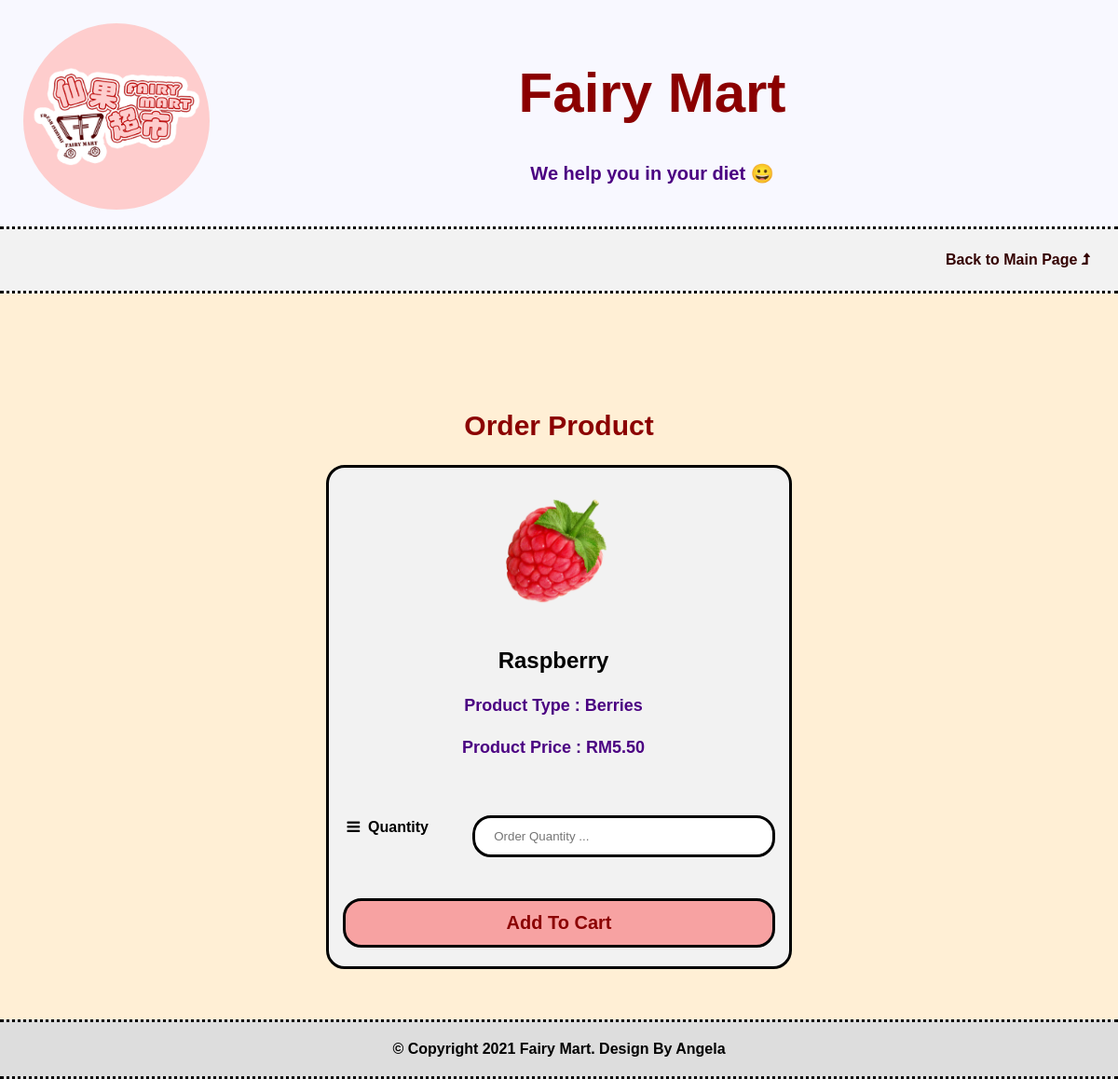
The app's page /php/user/order.php?prid=45 with its own data.
### tables this page shows
CREATE TABLE `tbl_products` (
  `prid` int(11) NOT NULL,
  `primage` varchar(100) NOT NULL,
  `prname` varchar(100) NOT NULL,
  `prtype` varchar(100) NOT NULL,
  `prprice` varchar(100) NOT NULL,
  `prqty` int(11) NOT NULL,
  `datecreated` date NOT NULL DEFAULT current_timestamp()
);

### php/user/order.php (the view, shortened to what this page needs)
<!DOCTYPE html>
<html>
<head>
	<link rel="stylesheet" href="https://cdnjs.cloudflare.com/ajax/libs/font-awesome/4.7.0/css/font-awesome.min.css">
	<link rel="stylesheet" href="/263547_project_fairy_mart/css/style1.css">
</head>
<body>
	<div class="header">
		<img src="/263547_project_fairy_mart/images/fairy_mart_logo.png" />
		<h1>Fairy Mart</h1>
		<p>We help you in your diet &#128512; </p>
	</div>
	<div class="navbar">
        <a href="/263547_project_fairy_mart/php/user/main_page.php" class="right">Back to Main Page <i class="fa fa-level-up"></i></a>
	</div>
	<div class="main">
		<h2>Order Product</h2>
		<div class="container">
			<?php
				$prid=$_GET['prid'];
				$conn = mysqli_connect("localhost","doubleks_fairy_martadmin","E8OMX979P9") or die("Unable to connect");
				mysqli_select_db($conn,"doubleks_fairy_mart");
				$sql ="SELECT * FROM tbl_products WHERE prid=".$prid++;
                $result = mysqli_query($conn,$sql);
                    if($result ==true){
					    $row= mysqli_fetch_assoc($result);
				}
			?>
            <form name="orderForm" action="/263547_project_fairy_mart/php/user/order.php" onsubmit="return validateOrderForm()" method="post" enctype="multipart/form-data">
                <div class="row" align="center">
                    <div class="left">
                        <img src = "/263547_project_fairy_mart/images/<?php echo $row['primage'];?>" height=30% width=30%/>
                    </div>
               </div>
               <br>
                <div class="row">
                    <div class="row" style="text-align:center; font-size:24px">
                        <label for="prname" ><b><?php echo $row['prname']; ?></b></label>
                    </div>
               </div>
                <div class="row">
                    <div class="row" style="text-align:center; font-size:18px; color:indigo" >
                        <label for="prtype">Product Type : <?php echo $row['prtype'];?></label>
                    </div>
                </div>
                <div class="row">
                    <div class="row" style="text-align:center; font-size:18px; color:indigo">
                        <label for="prprice"><b>Product Price : RM<?php echo $row['prprice'];?></b></label>
                    </div>
                </div>
                <br><br>
                <div class="row">
				    <div class="col-25">
					    &nbsp<i class="fa fa-bars"></i>&nbsp
					    <label for="qty">Quantity</label>
				    </div>
				    <div class="col-75">
                        <input type="number" id="idqty" name="qty" placeholder="Order Quantity ..."min="1" max="<?php echo $row['prqty'];?>">
				    </div>
			    </div>
                <input type="hidden" name="prid" value="<?php echo $row["prid"]; ?>"/><br>
                <br>
                <div class="row">
                    <div><input type="submit" name="order" value="Add To Cart"></div>
                </div>
            </form>
        </div>
    </div>
    <br>
    <div class="footer">
		<footer>&copy; Copyright 2021 Fairy Mart. Design By Angela</footer>
	</div>
</body>
</html>

### css/style1.css (style rules this page uses)
* { box-sizing: border-box; }
body { font-family: Arial, Helvetica, sans-serif; margin: auto; }
.header { padding: 25px; text-align: center; background: GhostWhite; color: darkred; }
.header img { width: 200px; height: auto; max-width: 200px; border-radius: 50%; float: left; padding-bottom: 10px; }
.header h1 { position: center; top: 18px; left: 10px; font-size: 60px; }
.header p { position: center; top: 18px; left: 10px; font-size: 20px; color: Indigo; font-weight: bold; }
.navbar { top: 18px; left: 10px; overflow: hidden; background-color: #f2f2f2; width: 100%; border-top-style: dotted; border-bottom-style: dotted; padding: 10px; }
.navbar a { float: left; display: block; color: #330000; text-align: center; padding: 14px 20px; text-decoration: none; font-weight: bold; }
.navbar a.right { float: right; }
.footer { overflow: hidden; width: 100%; position: fixed; bottom: 0; width: 100%; border-top-style: dotted; border-bottom-style: dotted; font-weight: bold; padding: 20px; text-align: center; background: #ddd; }
.row { margin: 0 -5px; }
.row:after { content: ""; display: table; clear: both; }
.main { -ms-flex: 100%; flex: 100%; padding: 30px; background-color: #FFEFD5; }
.main h2 { text-align: center; color: darkred; font-size: 30px; }
label { padding: 12px 12px 12px 0; display: inline-block; font-weight: bold; }
@media screen and (min-width: 1000px) { .container { width: 50%; margin: auto; } }
@media screen and (min-width: 1000px) { .row { grid-template-columns: repeat(3,1fr); } }
@media screen and (min-width: 1000px) { .main { padding: 100px; } }
@media screen and (min-width: 1000px) { input[type=text], input[type=tel], input[type=password], input[type=number], input[type=time], select { width: 100%; padding: 12px 20px; margin: 8px 0; display: inline-block; border: 3px solid black; box-sizing: border-box; border-radius: 20px; } }
@media screen and (min-width: 1000px) { input[type=submit] { background-color: #f7a2a2; color: darkred; padding: 12px 20px; border: 3px solid black; border-radius: 20px; cursor: pointer; float: right; width: 100%; font-weight: bold; font-size: 20px; } }
@media screen and (min-width: 1000px) { .container { border-radius: 20px; background-color: #f2f2f2; padding: 20px; border: 3px solid black; } }
@media screen and (min-width: 1000px) { .col-25 { float: left; width: 30%; margin-top: 6px; } }
@media screen and (min-width: 1000px) { .col-75 { float: left; width: 70%; margin-top: 6px; color: indigo; } }
@media screen and (min-width: 1000px) { .row:after { content: ""; display: table; clear: both; } }

### records on screen
tbl_products: primage (picture), prname "Raspberry", prtype "Berries", prprice "5.50"
